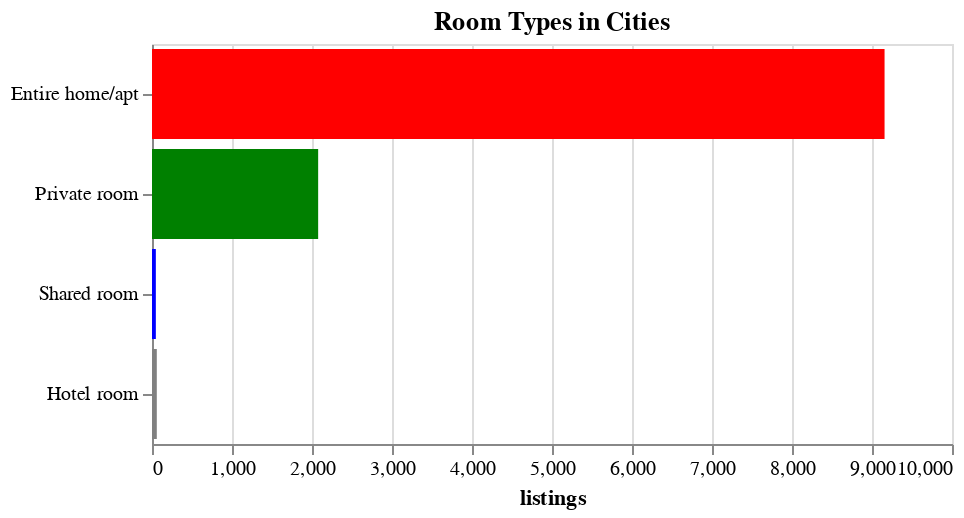

The cell this chart's notebook holds for it:
### Markdown cell above
## Room Type

### Code cell
# Make data appropriate for altair-vega
rooms = df_all_cities.groupby('city')['room_type'].value_counts().unstack()
rooms = rooms.T.unstack()
rooms = rooms.reset_index(name = 'count')

# Add dropdown for city selection
input_dropdown = alt.binding_select(options=rooms['city'].unique().tolist(), name='City: ')
selection = alt.selection_point(fields=['city'], bind=input_dropdown, value='Amsterdam')

# Order of room types
room_type_order = ['Entire home/apt', 'Private room', 'Shared room', 'Hotel room']
color_palette = alt.Scale(domain=room_type_order, range=['red', 'green', 'blue', 'gray'])


chart = alt.Chart(rooms).mark_bar().encode(
    x=alt.X('count:Q', title='listings'),  # Count on the x-axis
    y=alt.Y('room_type:O', sort=room_type_order,title=''),  # Room types on the y-axis
    color=alt.Color('room_type:O', scale=color_palette, legend= None),  # Color based on room type
    tooltip=['city:N', 'room_type:N', 'count:Q'], # Information to show on hover
).add_params(
    selection
).transform_filter(
    selection 
).properties(
    width=400,
    height=200,
    title='Room Types in Cities'
).configure(
    bar = alt.BarConfig(
        binSpacing = 3
    )
)
text1 = chart.mark_text(
    color='coral',
    fontSize=10
).encode(
    x=alt.value(160),
    y=alt.value(0),
    text=alt.value('entire home')
)
chart

### Figure 1 — Vega-Lite specification as saved in the notebook (floating-point values rounded to 4 significant figures)
{"config": {"view": {"continuousWidth": 300, "continuousHeight": 300}, "bar": {"binSpacing": 3}}, "data": {"name": "data-d9dcacce3b366737cbadd070e8f99485"}, "mark": {"type": "bar"}, "encoding": {"color": {"field": "room_type", "legend": null, "scale": {"domain": ["Entire home/apt", "Private room", "Shared room", "Hotel room"], "range": ["red", "green", "blue", "gray"]}, "type": "ordinal"}, "tooltip": [{"field": "city", "type": "nominal"}, {"field": "room_type", "type": "nominal"}, {"field": "count", "type": "quantitative"}], "x": {"field": "count", "title": "listings", "type": "quantitative"}, "y": {"field": "room_type", "sort": ["Entire home/apt", "Private room", "Shared room", "Hotel room"], "title": "", "type": "ordinal"}}, "height": 200, "params": [{"name": "param_1", "select": {"type": "point", "fields": ["city"]}, "bind": {"input": "select", "options": ["Amsterdam", "Athens", "Barcelona", "Berlin", "Copenhagen", "Dublin", "Lisbon", "London", "Madrid", "Paris", "Rome", "Venice", "Vienna"], "name": "City: "}, "value": "Amsterdam"}], "title": "Room Types in Cities", "transform": [{"filter": {"param": "param_1"}}], "width": 400, "$schema": "https://vega.github.io/schema/vega-lite/v5.20.1.json", "datasets": {"data-d9dcacce3b366737cbadd070e8f99485": [{"city": "Amsterdam", "room_type": "Entire home/apt", "count": 9157}, {"city": "Amsterdam", "room_type": "Hotel room", "count": 60}, {"city": "Amsterdam", "room_type": "Private room", "count": 2077}, {"city": "Amsterdam", "room_type": "Shared room", "count": 48}, {"city": "Athens", "room_type": "Entire home/apt", "count": 15509}, {"city": "Athens", "room_type": "Hotel room", "count": 106}, {"city": "Athens", "room_type": "Private room", "count": 1389}, {"city": "Athens", "room_type": "Shared room", "count": 108}, {"city": "Barcelona", "room_type": "Entire home/apt", "count": 14075}, {"city": "Barcelona", "room_type": "Hotel room", "count": 126}, {"city": "Barcelona", "room_type": "Private room", "count": 10470}, {"city": "Barcelona", "room_type": "Shared room", "count": 189}, {"city": "Berlin", "room_type": "Entire home/apt", "count": 10448}, {"city": "Berlin", "room_type": "Hotel room", "count": 146}, {"city": "Berlin", "room_type": "Private room", "count": 5010}, {"city": "Berlin", "room_type": "Shared room", "count": 226}, {"city": "Copenhagen", "room_type": "Entire home/apt", "count": 22488}, {"city": "Copenhagen", "room_type": "Hotel room", "count": 7}, {"city": "Copenhagen", "room_type": "Private room", "count": 2398}, {"city": "Copenhagen", "room_type": "Shared room", "count": 34}, {"city": "Dublin", "room_type": "Entire home/apt", "count": 6339}, {"city": "Dublin", "room_type": "Hotel room", "count": 15}, {"city": "Dublin", "room_type": "Private room", "count": 5547}, {"city": "Dublin", "room_type": "Shared room", "count": 295}, {"city": "Lisbon", "room_type": "Entire home/apt", "count": 20762}, {"city": "Lisbon", "room_type": "Hotel room", "count": 241}, {"city": "Lisbon", "room_type": "Private room", "count": 7535}, {"city": "Lisbon", "room_type": "Shared room", "count": 376}, {"city": "London", "room_type": "Entire home/apt", "count": 84463}, {"city": "London", "room_type": "Hotel room", "count": 212}, {"city": "London", "room_type": "Private room", "count": 44393}, {"city": "London", "room_type": "Shared room", "count": 591}, {"city": "Madrid", "room_type": "Entire home/apt", "count": 22481}, {"city": "Madrid", "room_type": "Hotel room", "count": 112}, {"city": "Madrid", "room_type": "Private room", "count": 12471}, {"city": "Madrid", "room_type": "Shared room", "count": 478}, {"city": "Paris", "room_type": "Entire home/apt", "count": 106007}, {"city": "Paris", "room_type": "Hotel room", "count": 832}, {"city": "Paris", "room_type": "Private room", "count": 11375}, {"city": "Paris", "room_type": "Shared room", "count": 590}, {"city": "Rome", "room_type": "Entire home/apt", "count": 28592}, {"city": "Rome", "room_type": "Hotel room", "count": 577}, {"city": "Rome", "room_type": "Private room", "count": 10162}, {"city": "Rome", "room_type": "Shared room", "count": 214}, {"city": "Venice", "room_type": "Entire home/apt", "count": 7329}, {"city": "Venice", "room_type": "Hotel room", "count": 125}, {"city": "Venice", "room_type": "Private room", "count": 2194}, {"city": "Venice", "room_type": "Shared room", "count": 43}, {"city": "Vienna", "room_type": "Entire home/apt", "count": 15574}, {"city": "Vienna", "room_type": "Hotel room", "count": 39}, {"city": "Vienna", "room_type": "Private room", "count": 3662}, {"city": "Vienna", "room_type": "Shared room", "count": 106}]}}
